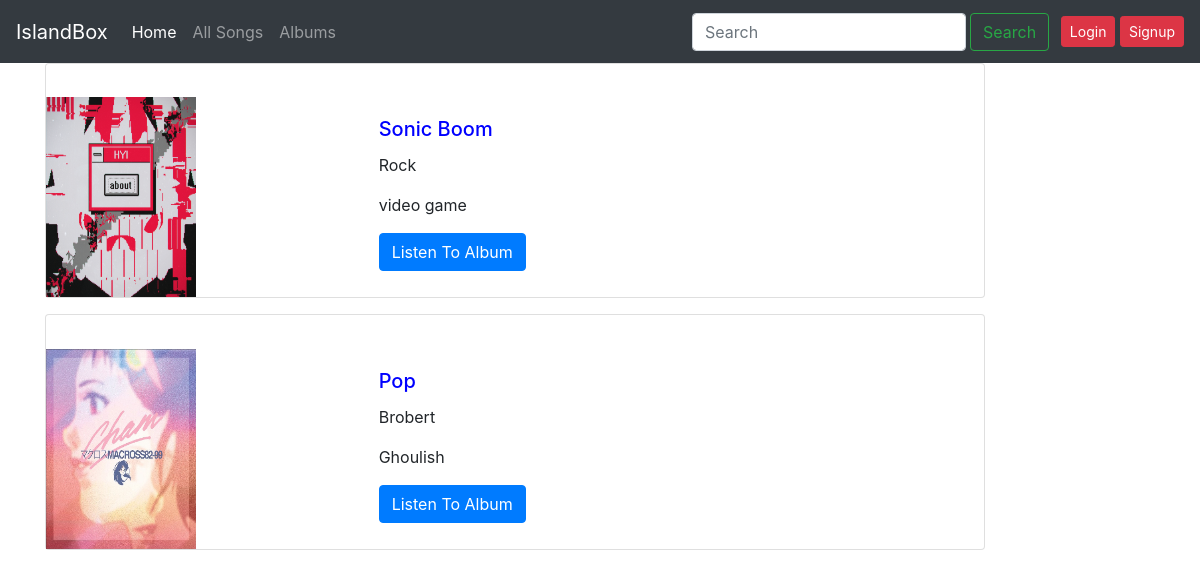
The page /musicbeats/albums/ on the database as committed earlier.
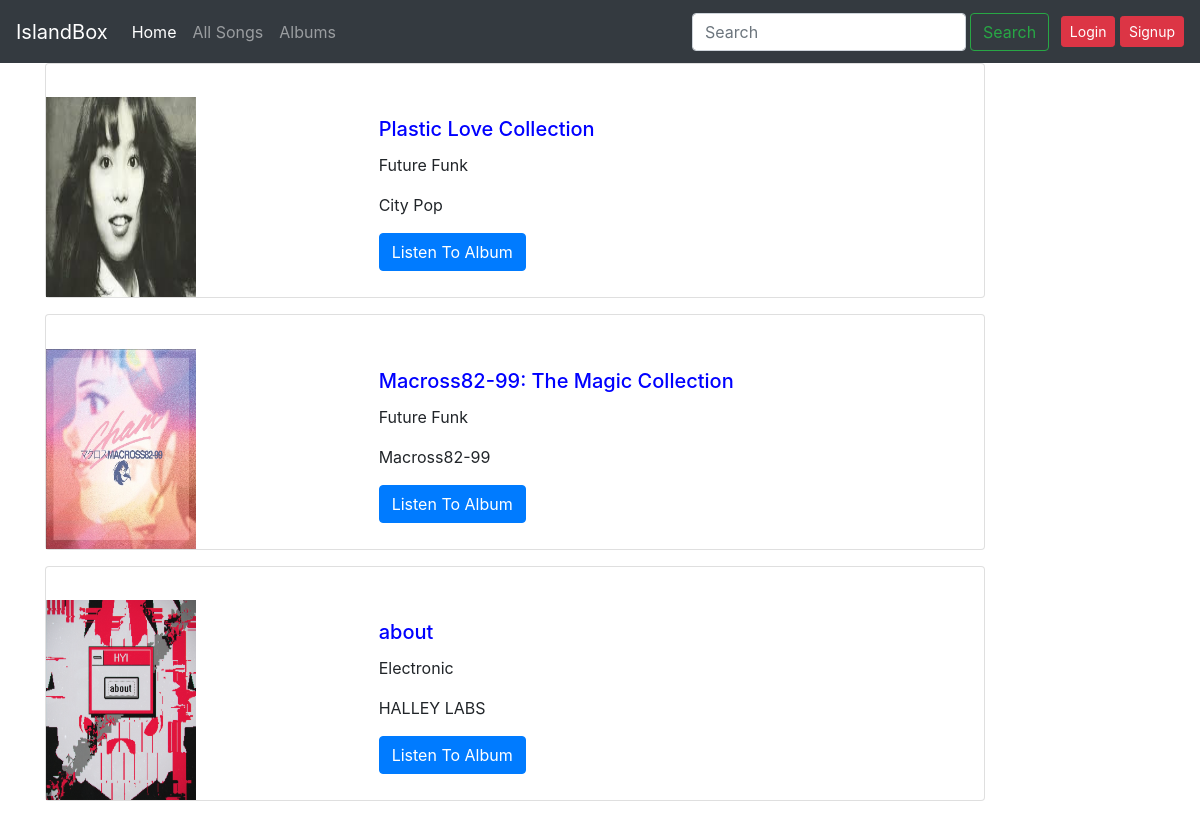
The same page on the database as committed later.
### musicbeats/models.py (models this page shows, shortened)
class Albums(models.Model):
    albums_id = models.AutoField(primary_key=True)
    genre = models.CharField(max_length=10000)
    title = models.CharField(max_length=1000)
    artist_pic = models.ImageField(upload_to='images')
    art_name = models.CharField(max_length=2000)

### musicbeats/views.py (the view)
# urls.py: path('albums/', views.albums, name='albums'),
def albums(request):
    album = Albums.objects.all()
    return render(request, 'musicbeats/albums.html', {'albums': album})

### musicbeats/Templates/musicbeats/albums.html (shortened to what this page needs)
{%extends 'musicbeats/basic.html'%}
{% block body %}
<div class="container">
{% for i in albums %}
<div class="card mb-3" style="max-width: 940px; padding-top: 3%;">
  <div class="row no-gutters">
    <div class="col-md-4">
  <img src="/media/{{i.artist_pic}}" alt="" height="200px" width="150px">
    </div>
    <div class="col-md-8">
      <div class="card-body">
          <h5 class="card-title" style="color: blue; font-weight: 550;">{{i.title}}</h5>
          <p class="card-text">{{i.genre}}</p>
          <p class="card-text">{{i.art_name}}</p>
        {% if user.is_authenticated %}
        <form action="/musicbeats/history" method="POST">{% csrf_token %}
          <input type="hidden" name="music_id" value="{{i.song_id}}">
        <a href="/musicbeats/songs/" class="btn btn-primary">Listen To Album</a>
        </form>
        {% else %}
        <a href="/musicbeats/songs/" class="btn btn-primary">Listen To Album</a>
        {% endif %}
      </div>
    </div>
  </div>
</div>
{% endfor %}
</div>
{% endblock %}

### musicbeats/Templates/musicbeats/basic.html (shortened to what this page needs)
<!doctype html>
<html lang="en">
  <head>
    <link rel="stylesheet" href="https://stackpath.bootstrapcdn.com/bootstrap/4.3.1/css/bootstrap.min.css">
  </head>
  <body>
    {% load static %}
    <nav class="navbar navbar-expand-lg navbar-dark bg-dark">
      <a class="navbar-brand" href="/">IslandBox</a>
      <div class="collapse navbar-collapse" id="navbarSupportedContent">
        <ul class="navbar-nav mr-auto">
          <li class="nav-item active">
            <a class="nav-link" href="/">Home <span class="sr-only">(current)</span></a>
          </li>
          <li class="nav-item">
            <a class="nav-link" href="/musicbeats/songs/">All Songs</a>
          </li>
          <li class="nav-item">
            <a class="nav-link" href="/musicbeats/albums/">Albums</a>
          </li>
        </ul>
        <form class="form-inline my-2 my-lg-0" method="GET" action="/musicbeats/search">
          <input name ="query" class="form-control mr-sm-1" type="search" placeholder="Search" aria-label="Search">
          <button class="btn btn-outline-success my-2 my-sm-0" type="submit">Search</button>
        </form>
      </div>
      {% if user.is_authenticated %}
                <ul class="navbar-nav ml-auto"></ul>
                <li class="nav nav-item dropdown">
                    <a class="nav-link dropdown-toggle" style="color: white;" href="#" id="navbarDropdown" role="button" data-toggle="dropdown" aria-haspopup="true" aria-expanded="false">Welcome {{request.user}}</a>
                    <div class="dropdown-menu" aria-labelledby="navbarDropdown">
                      <a class="dropdown-item" href="/musicbeats/channel2">Channels</a>
                      <a class="dropdown-item" href="/musicbeats/watchlater">Playlists</a>
                      <a class="dropdown-item" href="/musicbeats/upload">Upload Music</a>
                      <a class="dropdown-item" onclick="logout()">Logout</a>
                    </div>
                  </li>
                </ul>
                <script>
                    function logout(){
                        Swal.fire({
                            title: 'Are you sure you want to Log out?',
                            icon: 'warning',
                            showCancelButton: true,
                            confirmButtonColor: '#3085d6',
                            cancelButtonColor: '#d33',
                            confirmButtonText: 'Yes!'
                            }).then((result) => {
                            if (result.value) {
                                document.location = "/musicbeats/logout_user"
                            }
                        })
                    }
                </script>
      </div>
        {% else %}
        <div class="my-2" style="padding-left: 1%;">
            <a href="/musicbeats/login"><button class="btn btn-sm btn-danger">Login</button></a>
            <a href="/musicbeats/signup"><button class="btn btn-sm btn-danger">Signup</button></a>
        </div>
        {% endif %}
    </nav>
    {% block body %}
    {% endblock %}
</body>
</html>

Rows that differ between the two databases and show on the page:
removed Albums: artist_pic (picture), title "Sonic Boom", genre "Rock", art_name "video game"
removed Albums: artist_pic (picture), title "Pop", genre "Brobert", art_name "Ghoulish"
added Albums: artist_pic (picture), title "Plastic Love Collection", genre "Future Funk", art_name "City Pop"
added Albums: artist_pic (picture), title "Macross82-99: The Magic Collection", genre "Future Funk", art_name "Macross82-99"
added Albums: artist_pic (picture), title "about", genre "Electronic", art_name "HALLEY LABS"
